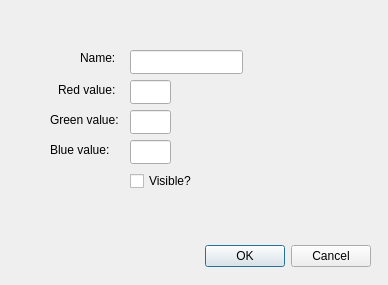
<?xml version="1.0" encoding="UTF-8"?>
<ui version="4.0">
 <class>OptionDialog</class>
 <widget class="QDialog" name="OptionDialog">
  <property name="geometry">
   <rect>
    <x>0</x>
    <y>0</y>
    <width>388</width>
    <height>285</height>
   </rect>
  </property>
  <property name="windowTitle">
   <string>Dialog</string>
  </property>
  <widget class="QDialogButtonBox" name="buttonBox">
   <property name="geometry">
    <rect>
     <x>30</x>
     <y>240</y>
     <width>341</width>
     <height>32</height>
    </rect>
   </property>
   <property name="orientation">
    <enum>Qt::Orientation::Horizontal</enum>
   </property>
   <property name="standardButtons">
    <set>QDialogButtonBox::StandardButton::Cancel|QDialogButtonBox::StandardButton::Ok</set>
   </property>
  </widget>
  <widget class="QLineEdit" name="lineEdit">
   <property name="geometry">
    <rect>
     <x>130</x>
     <y>50</y>
     <width>113</width>
     <height>24</height>
    </rect>
   </property>
  </widget>
  <widget class="QLineEdit" name="lineEdit_2">
   <property name="geometry">
    <rect>
     <x>130</x>
     <y>80</y>
     <width>41</width>
     <height>24</height>
    </rect>
   </property>
  </widget>
  <widget class="QCheckBox" name="checkBox">
   <property name="geometry">
    <rect>
     <x>130</x>
     <y>170</y>
     <width>77</width>
     <height>22</height>
    </rect>
   </property>
   <property name="text">
    <string>Visible?</string>
   </property>
  </widget>
  <widget class="QLineEdit" name="lineEdit_3">
   <property name="geometry">
    <rect>
     <x>130</x>
     <y>110</y>
     <width>41</width>
     <height>24</height>
    </rect>
   </property>
  </widget>
  <widget class="QLineEdit" name="lineEdit_4">
   <property name="geometry">
    <rect>
     <x>130</x>
     <y>140</y>
     <width>41</width>
     <height>24</height>
    </rect>
   </property>
  </widget>
  <widget class="QLabel" name="label">
   <property name="geometry">
    <rect>
     <x>80</x>
     <y>50</y>
     <width>49</width>
     <height>16</height>
    </rect>
   </property>
   <property name="text">
    <string>Name:</string>
   </property>
  </widget>
  <widget class="QLabel" name="label_2">
   <property name="geometry">
    <rect>
     <x>58</x>
     <y>80</y>
     <width>61</width>
     <height>20</height>
    </rect>
   </property>
   <property name="text">
    <string>Red value:</string>
   </property>
  </widget>
  <widget class="QLabel" name="label_3">
   <property name="geometry">
    <rect>
     <x>50</x>
     <y>110</y>
     <width>71</width>
     <height>20</height>
    </rect>
   </property>
   <property name="text">
    <string>Green value:</string>
   </property>
  </widget>
  <widget class="QLabel" name="label_4">
   <property name="geometry">
    <rect>
     <x>50</x>
     <y>140</y>
     <width>71</width>
     <height>20</height>
    </rect>
   </property>
   <property name="text">
    <string>Blue value:</string>
   </property>
  </widget>
 </widget>
 <resources/>
 <connections>
  <connection>
   <sender>buttonBox</sender>
   <signal>accepted()</signal>
   <receiver>OptionDialog</receiver>
   <slot>accept()</slot>
   <hints>
    <hint type="sourcelabel">
     <x>248</x>
     <y>254</y>
    </hint>
    <hint type="destinationlabel">
     <x>157</x>
     <y>274</y>
    </hint>
   </hints>
  </connection>
  <connection>
   <sender>buttonBox</sender>
   <signal>rejected()</signal>
   <receiver>OptionDialog</receiver>
   <slot>reject()</slot>
   <hints>
    <hint type="sourcelabel">
     <x>316</x>
     <y>260</y>
    </hint>
    <hint type="destinationlabel">
     <x>286</x>
     <y>274</y>
    </hint>
   </hints>
  </connection>
 </connections>
</ui>
